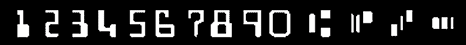
#> input picture micr_reference.png, 466 x 45 px
$ python bank_check_ocr.py   (older library calls are emulated)
#> lines starting #> are read from the running program, lines starting #| are printed output that depends on the picture; after the words box and inside, x2 and y2 are one past the last pixel; in counts of white or black regions, pixels touching at a corner belong together
from skimage.segmentation import clear_border
from imutils import contours
import numpy as np
import imutils
import cv2

MIN_W = 30
MIN_H = 60

def extract_digits_and_symbols(image, charCnts, minW=5, minH=15):
	# grab the internal Python iterator for the list of character
	# contours, then  initialize the character ROI and location
	# lists, respectively
	charIter = charCnts.__iter__()
	rois = []
	locs = []
	# keep looping over the character contours until we reach the end
	# of the list
	while True:
		try:
			# grab the next character contour from the list, compute
			# its bounding box, and initialize the ROI
			print(len(charCnts))
			c = next(charIter)
			(cX, cY, cW, cH) = cv2.boundingRect(c)
			roi = None
			# check to see if the width and height are sufficiently
			# large, indicating that we have found a digit
			if cW >= minW and cH >= minH:
				# extract the ROI
				roi = image[cY:cY + cH, cX:cX + cW]
				rois.append(roi)
				locs.append((cX, cY, cX + cW, cY + cH))
				# otherwise, we are examining one of the special symbols
			else:
				# MICR symbols include three separate parts, so we
				# need to grab the next two parts from our iterator,
				# followed by initializing the bounding box
				# coordinates for the symbol
				one = c
				two = next(charIter)
				three = next(charIter)
				parts = [one, two, three]

				(sXA, sYA, sXB, sYB) = (np.inf, np.inf, -np.inf,
					-np.inf)
				# loop over the parts
				for p in parts:
					# compute the bounding box for the part, then
					# update our bookkeeping variables
					(pX, pY, pW, pH) = cv2.boundingRect(p)
					sXA = min(sXA, pX)
					sYA = min(sYA, pY)
					sXB = max(sXB, pX + pW)
					sYB = max(sYB, pY + pH)
				# extract the ROI
				roi = image[sYA:sYB, sXA:sXB]
				rois.append(roi)
				locs.append((sXA, sYA, sXB, sYB))
        # we have reached the end of the iterator; gracefully break
		# from the loop
		except StopIteration:
			break
	# return a tuple of the ROIs and locations
	return (rois, locs)

# initialize the list of reference character names, in the same
# order as they appear in the reference image where the digits
# their names and:
# T = Transit (delimit bank branch routing transit #)
# U = On-us (delimit customer account number)
# A = Amount (delimit transaction amount)
# D = Dash (delimit parts of numbers, such as routing or account)
charNames = ["1", "2", "3", "4", "5", "6", "7", "8", "9", "0",
	"T", "U", "A", "D"]
# load the reference MICR image from disk, convert it to grayscale,
# and threshold it, such that the digits appear as *white* on a
# *black* background
img = cv2.imread("micr_reference.png")
#> img is the input picture: shape (45, 466, 3); mean B, G, R 37, 37, 37
img = imutils.resize(img, width=400)
#> img: shape (38, 400, 3)
gray = cv2.cvtColor(img, cv2.COLOR_BGR2GRAY)
ref = cv2.Canny(gray, 30, 200)
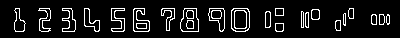
#> ref: shape (38, 400); 9.4% white in thin lines or dots, all inside (x1, y1, x2, y2) = (14, 8, 390, 32)


# find contours in the MICR image (i.e,. the outlines of the
# characters) and sort them from left to right
refCnts, _ = cv2.findContours(ref.copy(), cv2.RETR_EXTERNAL,
	cv2.CHAIN_APPROX_SIMPLE)
#> refCnts = 22 contours; largest, box (x1, y1, x2, y2) and area: (231, 8, 250, 32) 397, (180, 8, 199, 32) 356, (133, 8, 150, 32) 244, (208, 8, 225, 32) 236, (84, 8, 100, 32) 162
print("Number of Contours found = " + str(len(refCnts)))
#| Number of Contours found = 22

# Draw all contours
# -1 signifies drawing all contours
refCnts = contours.sort_contours(refCnts, method="left-to-right")[0]

# extract the digits and symbols from the list of contours, then
# initialize a dictionary to map the character name to the ROI
refROIs = extract_digits_and_symbols(gray, refCnts,
	minW=10, minH=20)[0]
#> the loop in extract_digits_and_symbols, `while True:` made 15 passes
#> (cX, cY, cW, cH, three) on pass 11: (265, 11, 6, 17, [[275, 8], [275, 15], [283, 15], [283, 8]])
#> (cX, cY, cW, cH) on passes 1 to 6: (14, 8, 12, 24), (38, 8, 13, 24), (62, 8, 14, 24), (84, 8, 16, 24), (111, 8, 14, 24), (133, 8, 17, 24)
#| 22
#| 22
#| 22
#| 22
#| 22
#| 22
#| 22
#| 22
#> (further printed lines are left out)
#> after the loop in extract_digits_and_symbols, `while True:`: locs = [(14, 8, 26, 32), (38, 8, 51, 32), (62, 8, 76, 32), (84, 8, 100, 32), (111, 8, 125, 32), (133, 8, 150, 32), (161, 8, 175, 31), (180, 8, 199, 32), (208, 8, 225, 32), (231, 8, 250, 32), (265, 8, 284, 32), (301, 9, 320, 28), (335, 8, 354, 31), (371, 14, 390, 25)]; rois = 14 items
#> refROIs = 14 items
chars = {}
# loop over the reference ROIs
for (name, roi) in zip(charNames, refROIs):
	# resize the ROI to a fixed size, then update the characters
	# dictionary, mapping the character name to the ROI
	roi = cv2.resize(roi, (36, 36))
	chars[name] = roi
#> this loop made 14 passes
#> name on passes 1 to 12: '1', '2', '3', '4', '5', '6', '7', '8', '9', '0', 'T', 'U'
#> after the loop, chars = 14 items
# initialize a rectangular kernel (wider than it is tall) along with
# an empty list to store the output of the check OCR
rectKernel = cv2.getStructuringElement(cv2.MORPH_RECT, (17, 7))
output = []
# load the input image, grab its dimensions, and apply array slicing
# to keep only the bottom 20% of the image (that's where the account
# information is)
image = cv2.imread("aligned_IMG_1599.jpg")
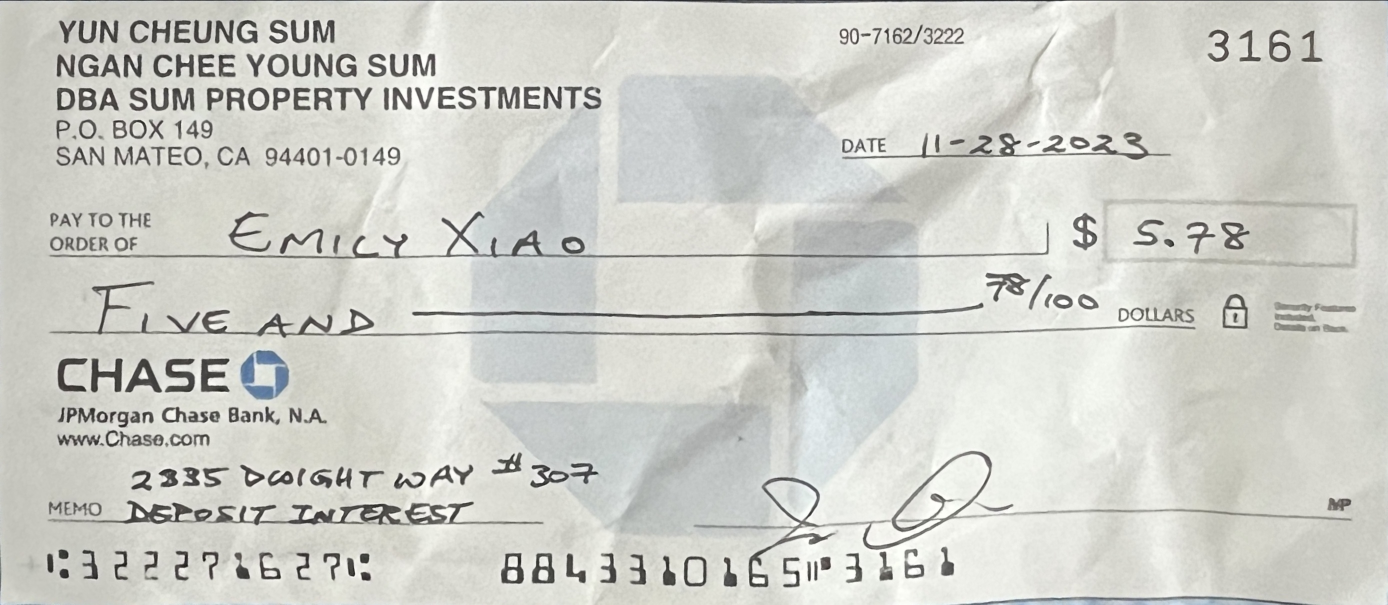
#> input picture aligned_IMG_1599.jpg, 2776 x 1209 px (shown at 1/2 size)
#> image is the input picture: shape (1209, 2776, 3); mean B, G, R 201.2, 207.2, 206.2
(h, w,) = image.shape[:2]
#> h = 1209; w = 2776
delta = int(h - (h * 0.12))
#> delta = 1063
bottom = image[delta:h, 0:w]
# convert the bottom image to grayscale, then apply a blackhat
# morphological operator to find dark regions against a light
# background (i.e., the routing and account numbers)
gray = cv2.cvtColor(bottom, cv2.COLOR_BGR2GRAY)
#> gray: shape (146, 2776)
blackhat = cv2.morphologyEx(gray, cv2.MORPH_BLACKHAT, rectKernel)
# compute the Scharr gradient of the blackhat image, then scale
# the rest back into the range [0, 255]
gradX = cv2.Sobel(blackhat, ddepth=cv2.CV_32F, dx=1, dy=0,
	ksize=-1)
gradX = np.absolute(gradX)
(minVal, maxVal) = (np.min(gradX), np.max(gradX))
#> minVal = 0; maxVal = 3177
gradX = (255 * ((gradX - minVal) / (maxVal - minVal)))
gradX = gradX.astype("uint8")
# apply a closing operation using the rectangular kernel to help
# cloes gaps in between rounting and account digits, then apply
# Otsu's thresholding method to binarize the image
gradX = cv2.morphologyEx(gradX, cv2.MORPH_CLOSE, rectKernel)
thresh = cv2.Canny(gray, 30, 200)
#> thresh: shape (146, 2776); 2.2% white in thin lines or dots
#thresh = cv2.threshold(gradX, 0, 255,
	#cv2.THRESH_BINARY | cv2.THRESH_OTSU)[1]
# remove any pixels that are touching the borders of the image (this
# simply helps us in the next step when we prune contours)
thresh = clear_border(thresh)
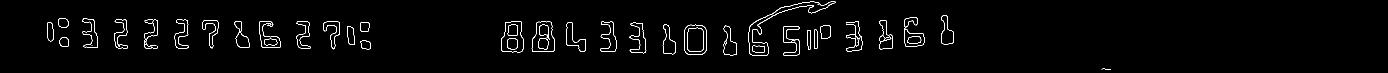
#> thresh: shape (146, 2776) (shown at 1/2 size); 1.7% white in thin lines or dots, all inside (x1, y1, x2, y2) = (94, 2, 2222, 139)
# find contours in the thresholded image, then initialize the
# list of group locations
groupCnts, _ = cv2.findContours(thresh.copy(), cv2.RETR_EXTERNAL,
	cv2.CHAIN_APPROX_SIMPLE)
#> groupCnts = 38 contours, 7 with area under 20; largest, box (x1, y1, x2, y2) and area: (1497, 2, 1672, 112) 2763, (1368, 49, 1413, 110) 2462, (1002, 43, 1048, 105) 2265, (1063, 43, 1110, 104) 2237, (1809, 34, 1849, 94) 1040
cv2.drawContours(bottom, groupCnts, -1, (0, 255, 0), 3)
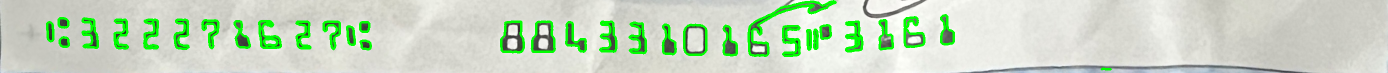
#> bottom: shape (146, 2776, 3) (shown at 1/2 size); mean B, G, R 192.5, 216.3, 198.3
cv2.imshow("contours", bottom)
cv2.imshow("gray", gray)
cv2.waitKey(0)
groupLocs = []
# loop over the group contours
for (i, c) in enumerate(groupCnts):
	# compute the bounding box of the contour
	(x, y, w, h) = cv2.boundingRect(c)
	# only accept the contour region as a grouping of characters if
	# the ROI is sufficiently large
	if w > 5 and h > 15:
		groupLocs.append((x, y, w, h))
#> this loop made 38 passes
#> (x, y, w, h) on passes 1 to 12: (2203, 137, 19, 2), (302, 92, 14, 5), (721, 81, 21, 18), (528, 77, 27, 14), (119, 74, 19, 20), (1710, 71, 11, 23), (291, 70, 22, 23), (1614, 60, 8, 40), (1628, 59, 8, 39), (1566, 52, 34, 60), (694, 52, 16, 38), (1447, 51, 27, 60)
#> after the loop, groupLocs = 35 items, first 6: (721, 81, 21, 18), (119, 74, 19, 20), (1710, 71, 11, 23), (291, 70, 22, 23), (1614, 60, 8, 40), (1628, 59, 8, 39)
		#cv2.rectangle(bottom, (x,y), (x+w,y+h), (255, 0, 0), 2)
		#cv2.imshow("group", bottom)
		#cv2.waitKey(0)
# sort the digit locations from left-to-right
groupLocs = sorted(groupLocs, key=lambda x:x[0])
#> groupLocs = 35 items, first 6: (94, 44, 13, 39), (117, 36, 20, 20), (119, 74, 19, 20), (165, 36, 31, 60), (229, 39, 27, 59), (288, 42, 21, 55)
# loop over the group locations
for (gX, gY, gW, gH) in groupLocs:
	# initialize the group output of characters
	groupOutput = []
	# extract the group ROI of characters from the grayscale
	# image, then apply thresholding to segment the digits from
	# the background of the credit card
	try:
		group = gray[gY - 5:gY + gH + 5, gX - 5:gX + gW + 5]
		group = cv2.threshold(group, 0, 255,
			cv2.THRESH_BINARY_INV | cv2.THRESH_OTSU)[1]
		#cv2.imshow("Group", group)
		#cv2.waitKey(0)
		# find character contours in the group, then sort them from
		# left to right
		charCnts = cv2.findContours(group.copy(), cv2.RETR_EXTERNAL,
			cv2.CHAIN_APPROX_SIMPLE)
		charCnts = imutils.grab_contours(charCnts)
		charCnts = contours.sort_contours(charCnts,
			method="left-to-right")[0]
		# find the characters and symbols in the group
		(rois, locs) = extract_digits_and_symbols(group, charCnts)
		# loop over the ROIs from the group
		for roi in rois:
			# initialize the list of template matching scores and
			# resize the ROI to a fixed size
			scores = []
			roi = cv2.resize(roi, (36, 36))
			# loop over the reference character name and corresponding
			# ROI
			for charName in charNames:
				# apply correlation-based template matching, take the
				# score, and update the scores list
				result = cv2.matchTemplate(roi, chars[charName],
					cv2.TM_CCOEFF)
				(_, score, _, _) = cv2.minMaxLoc(result)
				scores.append(score)
			# the classification for the character ROI will be the
			# reference character name with the *largest* template
			# matching score
			groupOutput.append(charNames[np.argmax(scores)])
		# draw (padded) bounding box surrounding the group along with
		# the OCR output of the group
		cv2.rectangle(image, (gX - 10, gY + delta - 10),
			(gX + gW + 10, gY + gY + delta), (0, 0, 255), 2)
		cv2.putText(image, "".join(groupOutput),
			(gX - 10, gY + delta - 25), cv2.FONT_HERSHEY_SIMPLEX,
			0.95, (0, 0, 255), 3)
		# add the group output to the overall check OCR output
		output.append("".join(groupOutput))
	except:
		pass
#> this loop made 35 passes
#> (gX, gY, gW, gH, charCnts) on passes 1, 2, 3, 4, 5, 7, 9, 10: (94, 44, 13, 39, 1 contour; box (x1, y1, x2, y2) and area: (6, 6, 18, 43) 348), (117, 36, 20, 20, 1 contour; box (x1, y1, x2, y2) and area: (5, 5, 25, 24) 288), (119, 74, 19, 20, 1 contour; box (x1, y1, x2, y2) and area: (5, 6, 24, 25) 266), (165, 36, 31, 60, 1 contour; box (x1, y1, x2, y2) and area: (5, 6, 36, 65) 686), (229, 39, 27, 59, 1 contour; box (x1, y1, x2, y2) and area: (5, 5, 32, 63) 550), (289, 39, 27, 33, 1 contour; box (x1, y1, x2, y2) and area: (5, 5, 32, 43) 406), (349, 39, 29, 59, 1 contour; box (x1, y1, x2, y2) and area: (6, 5, 33, 64) 642), (404, 40, 33, 57, 1 contour; box (x1, y1, x2, y2) and area: (6, 5, 38, 61) 522)
#> (gX, gY, gW, gH, locs) on passes 6, 8, 12, 18, 19, 24: (288, 42, 21, 55, [(6, 2, 31, 45)]), (291, 70, 22, 23, [(3, 0, 28, 17)]), (518, 42, 44, 54, [(5, 5, 49, 59)]), (1002, 43, 46, 62, [(5, 5, 51, 67)]), (1063, 43, 47, 61, [(6, 5, 51, 66)]), (1368, 49, 45, 61, [(5, 6, 50, 66)])
#> (printed output is left out)
#> group: shape (69, 36); 35.5% white; 1 white region, box (x1, y1, x2, y2) and area: (5, 6, 31, 64) 883
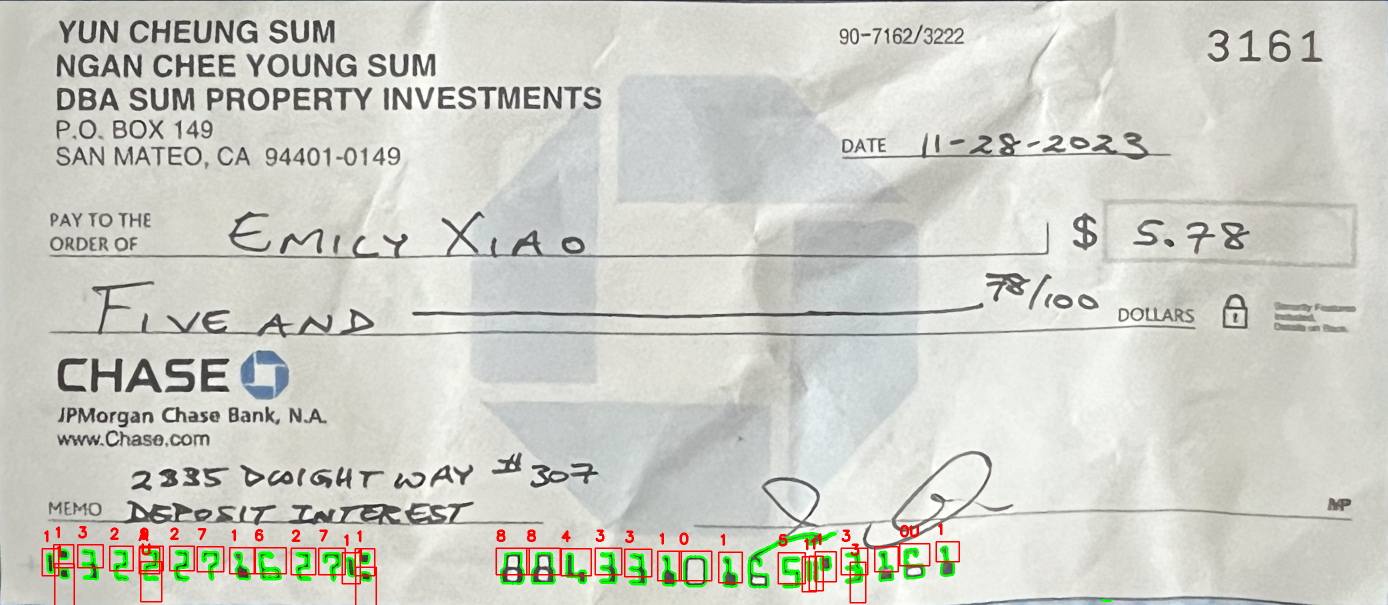
#> image: shape (1209, 2776, 3) (shown at 1/2 size); 1.57% of pixels changed, all inside (x1, y1, x2, y2) = (83, 1046, 2224, 1209)
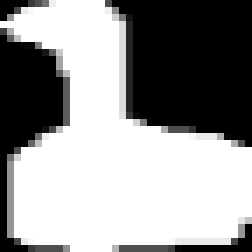
#> roi: shape (36, 36) (shown 7 times larger); min 0, max 255, mean 149.4
#> after the loop, output = 34 items, first 6: '1', '1', '1', '3', '2', 'A'
# display the output check OCR information to the screen
print("Check OCR: {}".format(" ".join(output)))
#| Check OCR: 1 1 1 3 2 A 9 U 2 7 1 6 2 7 1 1 1 8 8 4 3 3 1 0 1 5 1 1 1 3 3  0U 1
cv2.imshow("Check OCR", cv2.resize(image, (1280, 600)))
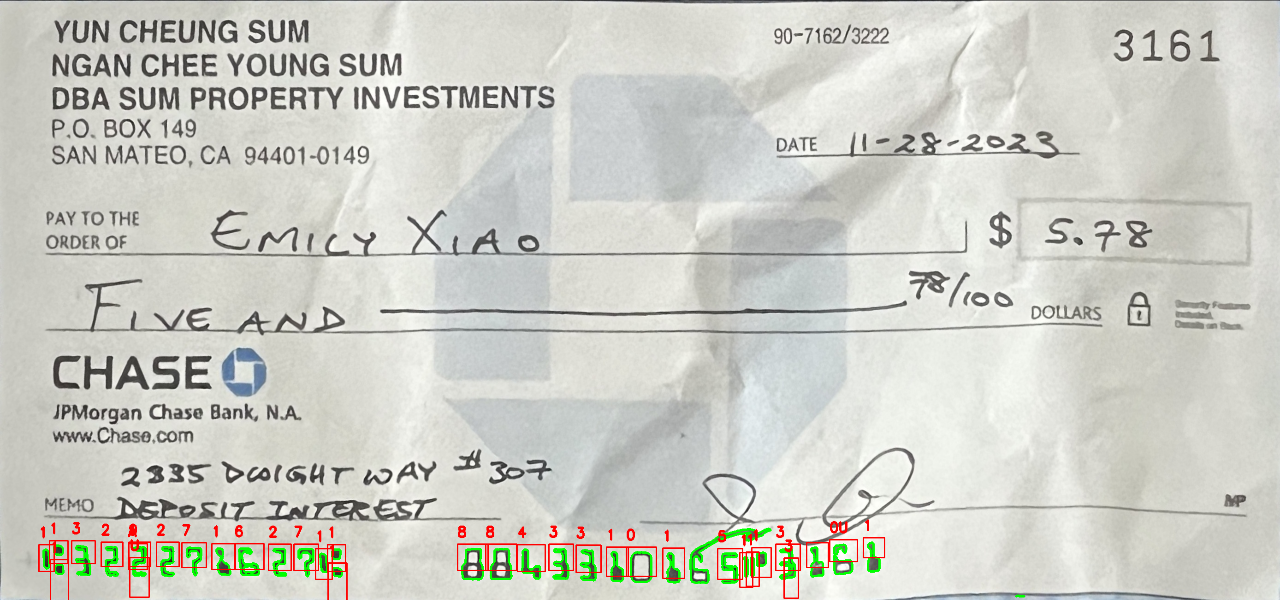
#> window 'Check OCR': shape (600, 1280, 3); mean B, G, R 198.4, 206.2, 205.3
cv2.waitKey(0)
